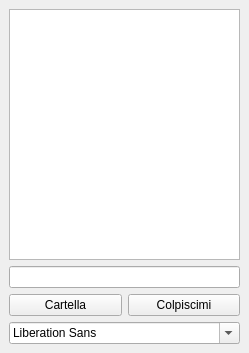
<?xml version="1.0" encoding="UTF-8"?>
<ui version="4.0">
 <class>MainWindow</class>
 <widget class="QMainWindow" name="MainWindow">
  <property name="geometry">
   <rect>
    <x>0</x>
    <y>0</y>
    <width>248</width>
    <height>353</height>
   </rect>
  </property>
  <property name="windowTitle">
   <string>Figheira</string>
  </property>
  <widget class="QWidget" name="centralwidget">
   <layout class="QVBoxLayout" name="verticalLayout">
    <item>
     <widget class="QListWidget" name="listWidget"/>
    </item>
    <item>
     <widget class="QLineEdit" name="lineEdit"/>
    </item>
    <item>
     <layout class="QHBoxLayout" name="horizontalLayout">
      <item>
       <widget class="QPushButton" name="btnBrowse">
        <property name="text">
         <string>Cartella</string>
        </property>
       </widget>
      </item>
      <item>
       <widget class="QPushButton" name="pushButton2">
        <property name="text">
         <string>Colpiscimi</string>
        </property>
       </widget>
      </item>
     </layout>
    </item>
    <item>
     <widget class="QFontComboBox" name="fontComboBox"/>
    </item>
   </layout>
  </widget>
 </widget>
 <resources/>
 <connections/>
</ui>
